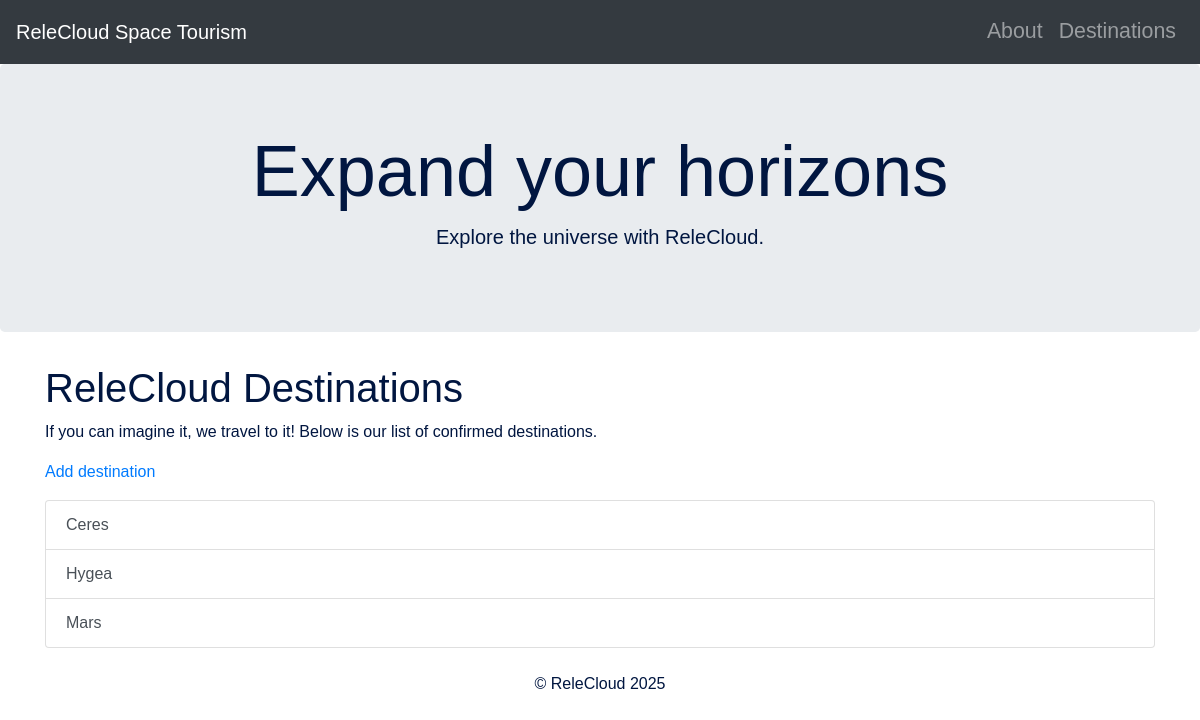
/destinations/, run on the app's committed database.
### relecloud/models.py (models this page shows, shortened)
class Destination(models.Model):
    name = models.CharField(
        unique=True,
        max_length=50,
        null=False,
        blank=False,
    )
    description = models.TextField(
        max_length=2000,
        null=False,
        blank=False
    )
    def __str__(self):
        return self.name

### relecloud/views.py (the view)
# urls.py: path('destinations/', views.destinations, name='destinations'), #Destinations page
def destinations(request):
    all_destinations = models.Destination.objects.all()
    return render(request, 'relecloud/destinations.html', {'destinations': all_destinations})

### relecloud/templates/relecloud/destinations.html (shortened to what this page needs)
{% extends "base.html" %}
{% block content %}
<h1>ReleCloud Destinations</h1>
<p>
    If you can imagine it, we travel to it! Below is our list of confirmed destinations.
</p>
<a href="{% url 'destination_form' %}">
    <p>
        Add destination
    </p>
</a>
<ul class="list-group">
    {% for destination in destinations %}
    <a class="list-group-item list-group-item-action" href="{% url 'destination_detail' destination.id %}">
        {{ destination }}
    </a>
    {% endfor %}
</ul>
{% endblock content %}

### data on the page
Destination: name "Ceres"
Destination: name "Hygea"
Destination: name "Mars"
